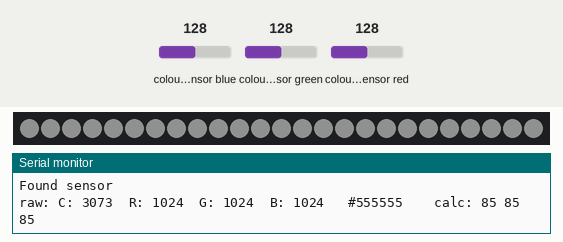
This sketch was run on a simulated Arduino Uno, built with avr-gcc and run on an emulated ATmega328P. Shown: 25 RGB LEDs in strip order, left to right, the last lines printed to the serial monitor. Inputs (shaded band) come from the test bench; at power-on: colour sensor blue 128, colour sensor green 128, colour sensor red 128. Dim RGB values are drawn brighter than linear.

Above: at 1.2 s.
1.3 s: colour sensor blue set to 5
At 4.0 s:
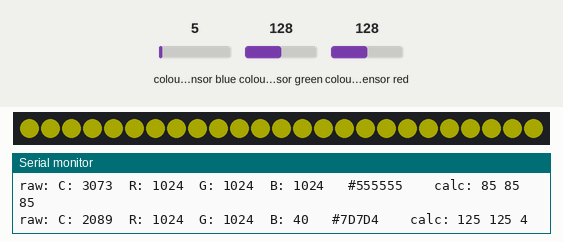
9.3 s: colour sensor green set to 5
At 10.3 s:
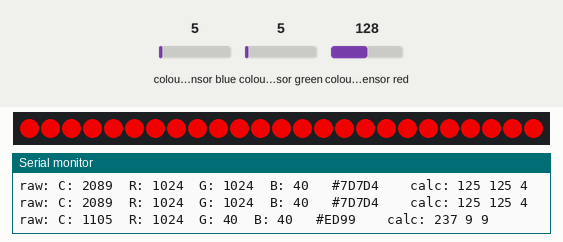
17.3 s: colour sensor blue set to 250
At 20.2 s:
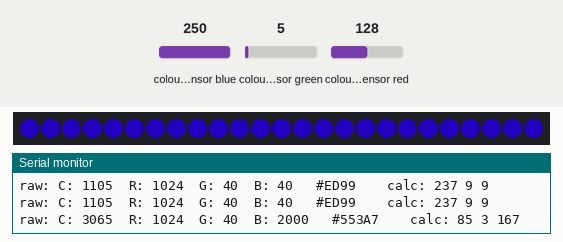
25.3 s: colour sensor red set to 191
33.3 s: colour sensor green set to 250
At 36.5 s:
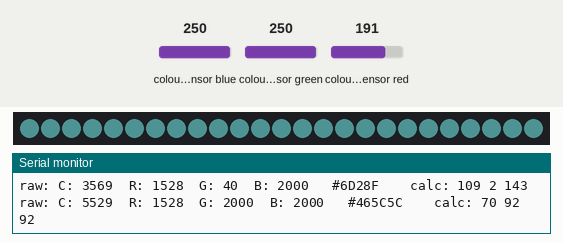
41.3 s: colour sensor red set to 5
Timing chart, 0 to 44.3 s (numbered marks = the images above; inputs shaded):
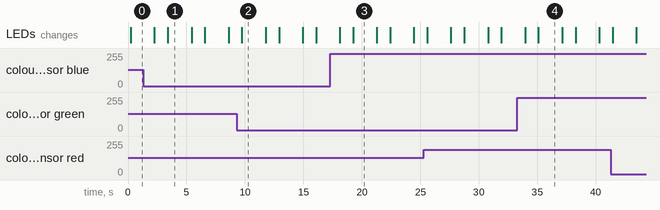

The sketch:

ColorSenseNeo1.ino
```cpp
/* ColorSensorNeo1
 receives values from a color sensor, the Flora Color Sensor with
 White Illumination LED - TCS34725 from Adafruit and
 translates that into an LED strand (Neopixel)

 Basically this is a combination of code meant for the TCS34725 and the Neopixel LEDs
 see this tutorial on the adafruit site:
 https://learn.adafruit.com/adafruit-color-sensors
 https://learn.adafruit.com/adafruit-neopixel-uberguide

 ChrisJ, 10.9.2014, 1st mashup version
 ChrisJ, 10.15.2014, tweaked the integration time and gain
*/

// include some standard libs
#include <Wire.h>
#include "Adafruit_TCS34725.h"
#include <Adafruit_NeoPixel.h>

// I use the strands with 60 LEDs / meter but cut
// them into short strands of 25 for this project
int ledCount = 25;
int neoDataPin = 6;

/* From the Flora Color Sensor,
     Connect SCL    to digital pin 3 (aka, PWM,SCL) of Arduino Micro
     Connect SDA    to digital pin 2 (aka, SDA) of Arduino Micro
     Connect 3V     to 3v3 of Arduino Micro
     Connect GND    to GND of Arduino Micro
*/

/* From the Neopixel strip,
     Connect Din    to digital pin 6 of Arduino Micro
     Connect 5V     to 5V of Arduino Micro
     Connect GND    to GND of Arduino Micro

25 LEDs at nominal 20mA each = 500 mA
The 5V is expected to provide ~400 mA from the USB, so...
This might not be a very robust power setup, but it works for me.
*/

// Get the neopixel strip configured./..
// Parameter 1 = number of pixels in strip
// Parameter 2 = pin number (most are valid)
// Parameter 3 = pixel type flags, add together as needed:
//   NEO_RGB     Pixels are wired for RGB bitstream
//   NEO_GRB     Pixels are wired for GRB bitstream
//   NEO_KHZ400  400 KHz bitstream (e.g. FLORA pixels)
//   NEO_KHZ800  800 KHz bitstream (e.g. High Density LED strip)
Adafruit_NeoPixel strip = Adafruit_NeoPixel(ledCount, neoDataPin, NEO_GRB + NEO_KHZ800);

// our RGB -> eye-recognized gamma color
byte gammatable[256];

// Initialise with default values.
// Adafruit_TCS34725 tcs = Adafruit_TCS34725();
// Initialise with specific int time and gain values:
// Adafruit_TCS34725 tcs = Adafruit_TCS34725(TCS34725_INTEGRATIONTIME_50MS, TCS34725_GAIN_4X);
// Adafruit_TCS34725 tcs = Adafruit_TCS34725(TCS34725_INTEGRATIONTIME_700MS, TCS34725_GAIN_1X);
Adafruit_TCS34725 tcs = Adafruit_TCS34725(TCS34725_INTEGRATIONTIME_24MS, TCS34725_GAIN_1X);

//==========================================
void setup() {
  Serial.begin(9600);
  Serial.println("Put a color card over the sensor...");

  strip.begin();
  strip.show(); // Initialize all pixels to 'off'

  if (tcs.begin()) {
    Serial.println("Found sensor");
  } else {
    Serial.println("No TCS34725 found ... check your connections");
    while (1);
  }

  // thanks PhilB for this gamma table!
  // it helps convert RGB colors to what humans see
  for (int i=0; i<256; i++) {
    float x = i;
    x /= 255;
    x = pow(x, 2.5);
    x *= 255;

    gammatable[i] = x;
    //Serial.println(gammatable[i]);
  }

  // Now we're ready to get readings!
  //white, but dimmer-- 255 for all three values makes it blinding!
  strip.setPixelColor (0, strip.Color(188, 188, 188));

}


//######################################
void loop() {
  uint16_t clear, red, green, blue;

  // turn on the illumination LED, get the color data, turn off the illumination LED.
  tcs.setInterrupt(false);      // turn on illumination LED
  delay(50);  // takes 50ms to read?
  tcs.getRawData(&red, &green, &blue, &clear);
  delay(10);
  tcs.setInterrupt(true);  // turn off illumination LED

  // print some info to the serial monitor for testing
  Serial.print("raw: C: "); Serial.print(clear);
  Serial.print("\tR: "); Serial.print(red);
  Serial.print("\tG: "); Serial.print(green);
  Serial.print("\tB: "); Serial.print(blue);

  // Figure out some basic hex code for visualization
  uint32_t sum = red;
  sum += green;
  sum += blue;
  sum = clear;
  float r, g, b;
  r = red;
  r /= sum;
  g = green;
  g /= sum;
  b = blue;
  b /= sum;
  r *= 256;
  g *= 256;
  b *= 256;

  // more printing for tests
  Serial.print("\t #");
  Serial.print((int)r, HEX);
  Serial.print((int)g, HEX);
  Serial.print((int)b, HEX);
  Serial.print(" ");

  Serial.print("\t calc: ");
  Serial.print((int)r );
  Serial.print(" ");
  Serial.print((int)g);
  Serial.print(" ");
  Serial.print((int)b );
  Serial.println("");

  // usually the clear value is below 100 when there's nothing in front of it
  // so we'll turn on the strip only if it has a meaningful value
  if (clear > 100 ) {
    colorWipe(strip.Color(gammatable[(int)r], gammatable[(int)g], gammatable[(int)b]), 0);
  }

  // display for 2 secs then clear the leds
  delay(2000);
  colorWipe(strip.Color(0, 0, 0), 0);
  delay(1000);

}
//######################################

// Fill the dots one after the other with a color
void colorWipe(uint32_t c, uint8_t wait) {
  for(uint16_t i=0; i<strip.numPixels(); i++) {
    strip.setPixelColor(i, c);
    strip.show();
    delay(wait);
  }
}
```

Measured:
- after the input at 1.3 s, the LEDs: first differ from a run without the input after 2.1 s (image 1)
- after the input at 9.3 s, the LEDs: change after 0.45 s (image 2)
- after the input at 17.3 s, the LEDs: first differ from a run without the input after 2.0 s (image 3)
- after the input at 33.3 s, the LEDs: first differ from a run without the input after 1.8 s (image 4)
- what the display in image 1 shows lasts 2.0 s, from 3.4 s to 5.4 s
